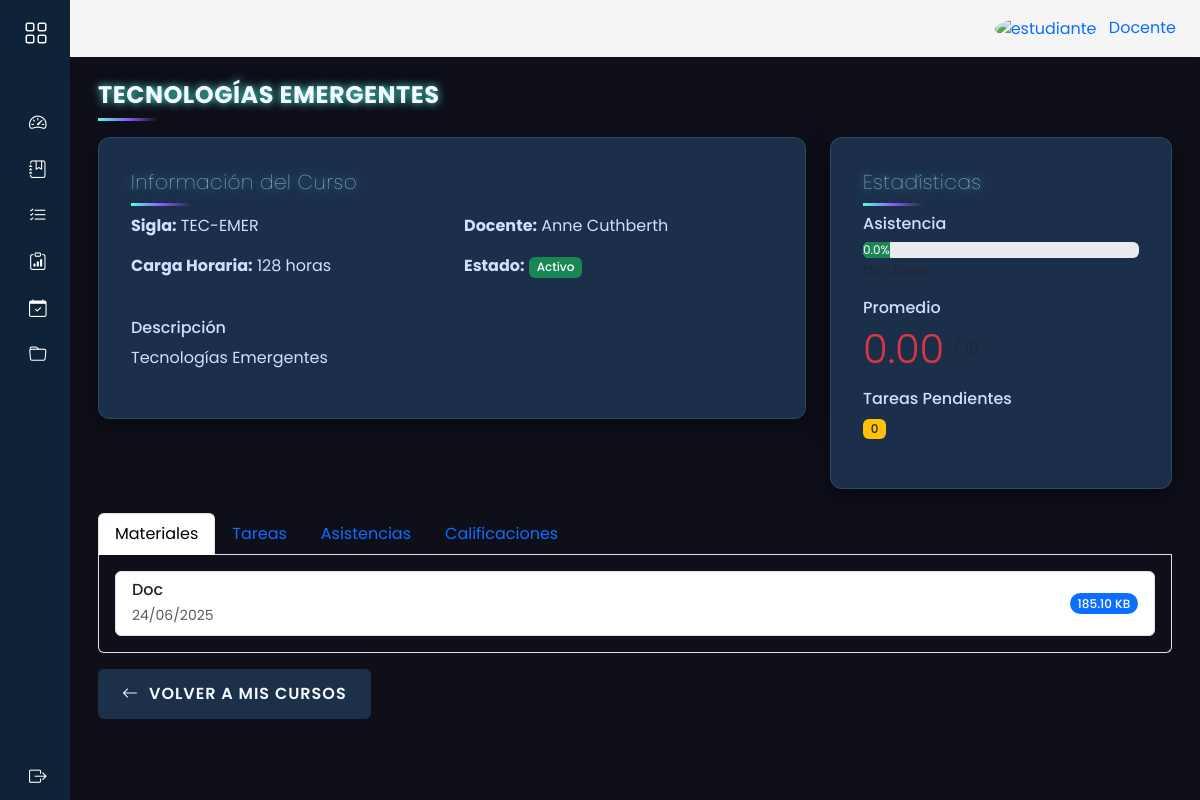
The app's page /estudiante/cursos/2 (signed in), older data.
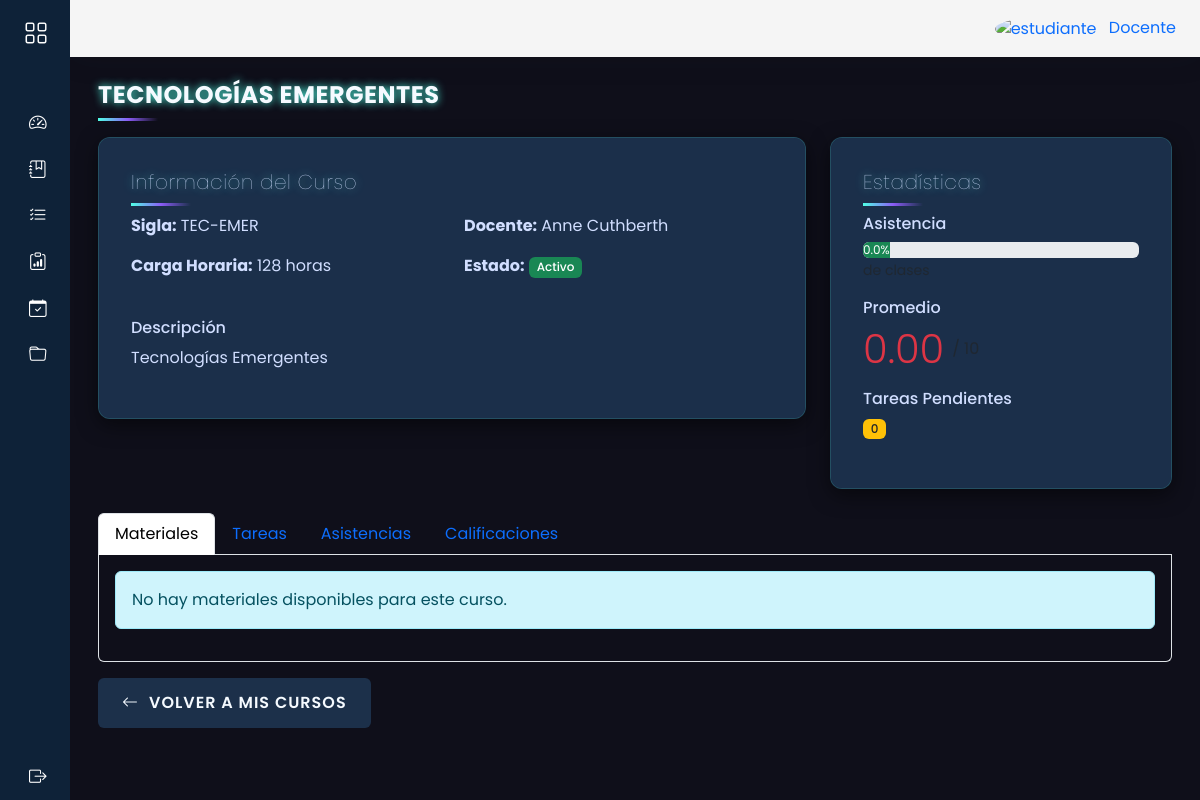
The same page, newer data.
### models/material_model.py (models this page shows, shortened)
class Material(db.Model):
    __tablename__ = 'materiales'
    id = db.Column(db.Integer, primary_key=True)
    titulo = db.Column(db.String(100), nullable=False)
    descripcion = db.Column(db.Text)
    nombre_archivo = db.Column(db.String(100))
    tipo_archivo = db.Column(db.String(50))
    tamanio = db.Column(db.Integer)  # Tamaño en bytes
    curso_id = db.Column(db.Integer, db.ForeignKey('cursos.id'), nullable=False)
    docente_id = db.Column(db.Integer, db.ForeignKey('usuarios.id'), nullable=False)
    fecha_subida = db.Column(db.DateTime, default=datetime.utcnow)
    fecha_actualizacion = db.Column(db.DateTime, onupdate=datetime.utcnow)
    curso = db.relationship('Curso', backref='materiales')
    docente = db.relationship('Usuario', backref='materiales')
    def get_file_size(self):
        sizes = ['B', 'KB', 'MB', 'GB']
        size = self.tamanio
        i = 0
        while size >= 1024 and i < len(sizes)-1:
            size /= 1024
            i += 1
        return f"{size:.2f} {sizes[i]}"

### controllers/estudiante/mi_curso_controller.py (the view)
@curso_bp.route("/<int:id>")
def view(id):
    curso = Curso.get_by_id(id)
    if not curso:
        abort(404)
    materiales = Material.query.filter_by(curso_id=curso.id).order_by(Material.fecha_subida.desc()).all()
    promedio_curso = Calificacion.calcular_promedio_curso(curso.id)
    porcentaje_asistencia = Asistencia.calcular_porcentaje_asistencia(curso.id, current_user.id)
    tareas_pendientes = Tarea.get_pendientes(curso.id, current_user.id)
    return render_template('estudiante/cursos/vista.html',
                         curso=curso,
                         materiales=materiales,
                         promedio_curso=promedio_curso,
                         porcentaje_asistencia=porcentaje_asistencia,
                         tareas_pendientes=tareas_pendientes)

### models/asistencia_model.py (called while the page is built, shortened)
    @staticmethod
    def calcular_porcentaje_asistencia(curso_id, estudiante_id):
        total_clases = Clase.query.filter_by(curso_id=curso_id).count()
        if total_clases == 0:
            return 0.0

### models/calificacion_model.py (called while the page is built)
    @staticmethod
    def calcular_promedio_curso(curso_id, estudiante_id=None):
        query = db.session.query(
            func.avg(Calificacion.nota).label('promedio')
        ).join(
            Evaluacion,
            Calificacion.evaluacion_id == Evaluacion.id
        ).filter(
            Evaluacion.curso_id == curso_id
        )
        if estudiante_id:
            query = query.filter(
                Calificacion.estudiante_id == estudiante_id
            )
        promedio = query.scalar()
        return float(promedio) if promedio is not None else 0.0

### models/curso_model.py (called while the page is built)
    @staticmethod
    def get_by_id(id):
        return Curso.query.get(id)

### models/usuario_model.py (called while the page is built)
    @staticmethod
    def get_by_id(user_id):
        return Usuario.query.get(user_id)

### run.py (called while the page is built)
@login_manager.user_loader
def load_user(user_id):
    return Usuario.get_by_id(user_id)

### templates/estudiante/cursos/vista.html (shortened to what the changed rows need)
{% extends "estudiante/base.html" %}
{% block content %}
<div class="row">
    <div class="col-12">
        <div class="tab-content p-3 border border-top-0 rounded-bottom" id="cursoTabsContent">
            <div class="tab-pane fade show active" id="materiales" role="tabpanel">
                {% if materiales %}
                <div class="list-group">
                    {% for material in materiales %}
                    <a href="{{ url_for('estudiante_material.view', id=material.id) }}"
                       class="list-group-item list-group-item-action d-flex justify-content-between align-items-center">
                        <div>
                            <h6 class="mb-1">{{ material.titulo }}</h6>
                            <small class="text-muted">{{ material.fecha_subida.strftime('%d/%m/%Y') }}</small>
                        </div>
                        <span class="badge bg-primary rounded-pill">{{ material.get_file_size() }}</span>
                    </a>
                    {% endfor %}
                </div>
                {% else %}
                <div class="alert alert-info">
                    No hay materiales disponibles para este curso.
                </div>
                {% endif %}
            </div>
        </div>
    </div>
</div>
{% endblock %}

Row changes from the older to the newer data that the page shows:
removed Material: titulo "Doc", fecha_subida "24/06/2025", get_file_size "185.10 KB"
Text that changed along with them:
text now shown: "No hay materiales disponibles para este curso."
